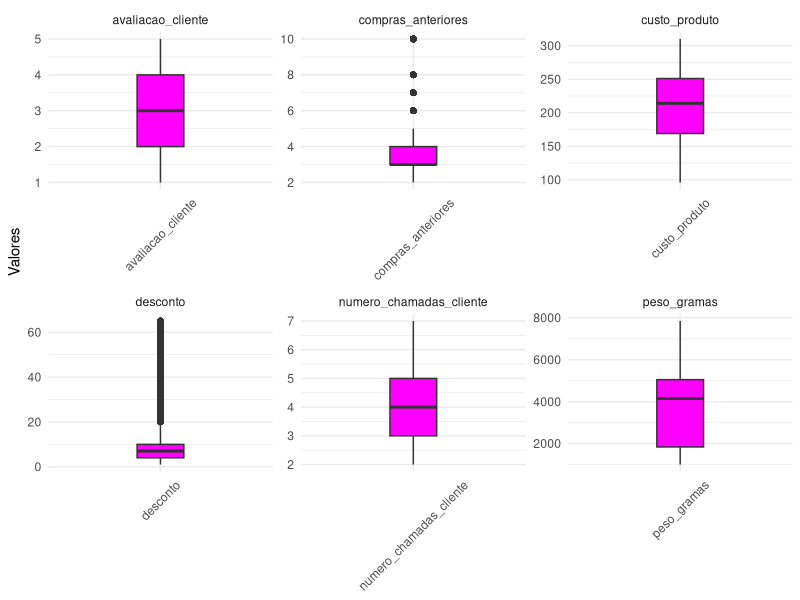
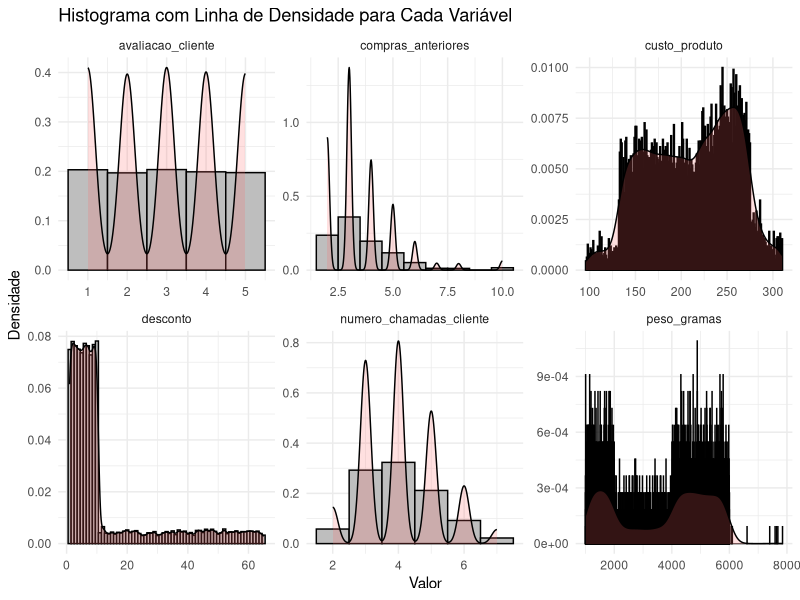
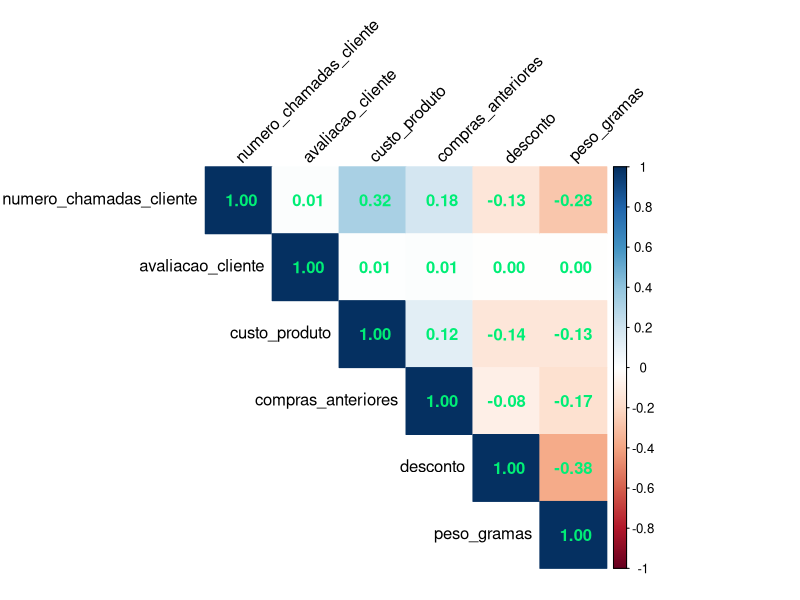
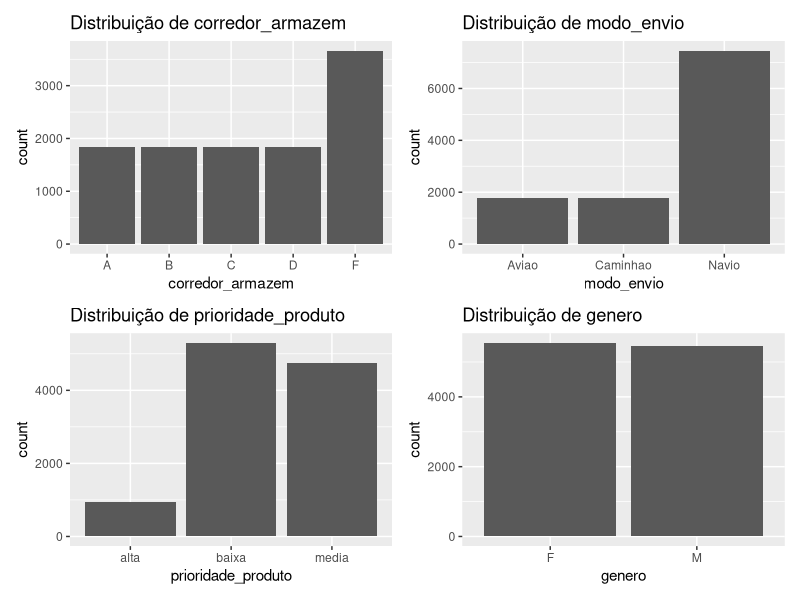
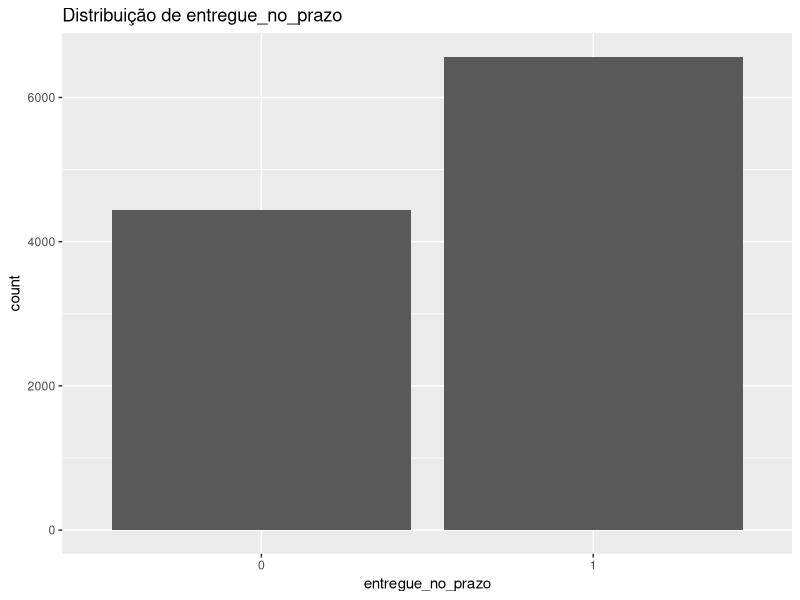
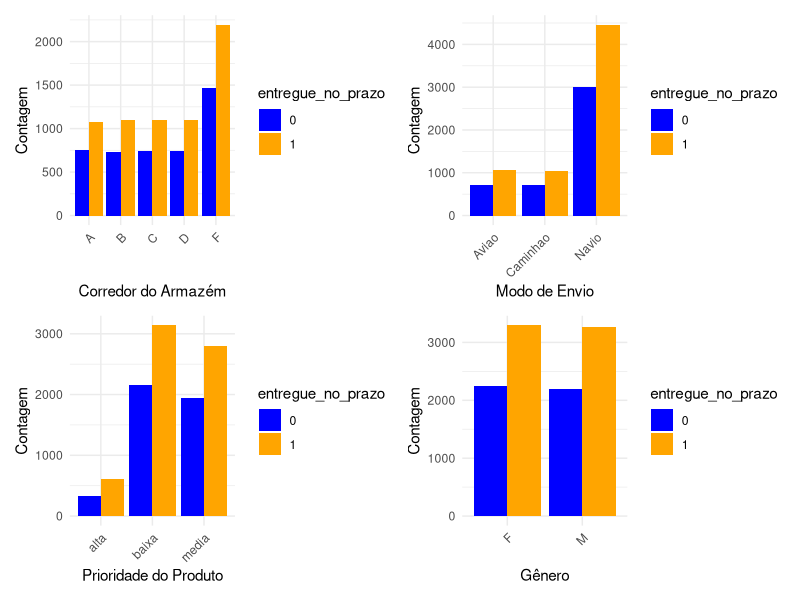
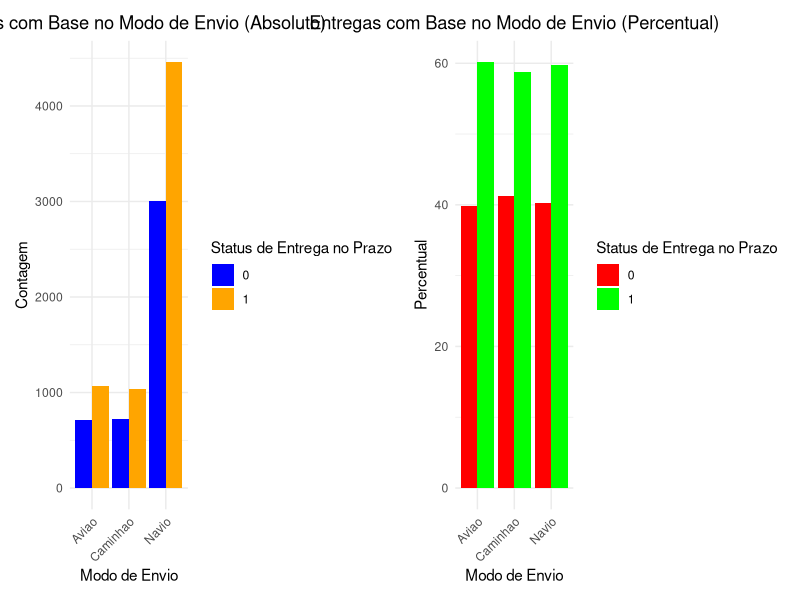

Write R code to recreate these figures, in order. (Note: this script raises an error after producing the figures.)
####  Big Data Real-Time Analytics com Python e Spark  ####

# Configurando o diretório de trabalho
setwd("~/Desktop/DataScience/CienciaDeDados/2.Big-Data-Real-Time-Analytics-com-Python-e-Spark/4.Analise_Exploratoria_de_Dados")
getwd()



## Importando Pacotes
library(readxl)         # carregar arquivos
library(dplyr)          # manipula dados
library(tidyr)          # manipula dados (funcao pivot_longer)
library(ggplot2)        # gera gráficos
library(patchwork)      # unir gráficos
library(corrplot)       # mapa de Correlação




#############################             Estudo de Caso             #############################


###  Análise Exploratória e Data Wrangling Para E-Commerce Analytics



## Objetivo:

# - Este Estudo de Caso traz uma série de atividades em uma das tarefas mais importantes em Ciência de Dados, a Análise Exploratória.

# - Na Parte 1 do Estudo de Caso,a Análise Exploratória traz os detalhes técnicos com análise estatística, visualização de dados, interpretação de gráficos
#   e tabelas, análise univariada e bivariada e relatório de conclusão.

# - Na Parte 2 o foco é na Análise Exploratória para responder perguntas de negócio, onde os dados são manipulados através de Data Wrangling com Pandas e
#   analisados por diferentes perspectivas. Customização de gráficos é outro tema abordado durante as aulas.

# Todo Estudo de Caso é no contexto de um problema de negócio em E-Commerce Analytics.


### Definição do Problema

# - Uma empresa internacional de comércio eletrônico (E-commerce)que vende produtos eletrônicos deseja descobrir informações importantes de seu banco de dados
#   de clientes.

# - Os produtos ficam armazenados em um armazém na sede da empresa. Após concluir a compra no web site da empresa, o cliente recebe o produto em casa, em qualquer 
#   parte do mundo. Os produtos são enviados de Navio, Avião ou Caminhão, dependendo da região de entrega.

# - Em cada compra o cliente pode receber um desconto dependendo do peso do produto comprado. Cada cliente pode fazer chamadas ao suporte da empresa no caso de 
#   dúvidas ou problemas e após receber o produto o cliente pode deixar uma avaliação sobre a experiência de compra. O único dado pessoal sobre o cliente que está
#   disponível é o gênero.

# - Nosso trabalho neste Estudo de Caso é explorar os dados, compreender como estão organizados, detectar eventuais problemas e analisar os dados por diferentes
#   perspectivas.

# Trabalharemos com dados fictícios que representam dados reais de uma empresa de E-Commerce. Os dados estão disponíveis na pasta "dados".




####   PARTE 1   ####


## Carregando os Dados
df <- data.frame(read.csv2("dados/dataset.csv", sep = ","))
head(df)


## Realizando Análise Inicial (Sumário Estatístico, Veriricação de Valores NA, '' e especiais)

analise_inicial <- function(dataframe_recebido) {  # para encotrar linhas com caracter especial, vá para o fim do script
  # Sumário
  print(dim(dataframe_recebido))
  print(str(dataframe_recebido))
  print(summary(dataframe_recebido))
  cat("\n\n\n####  VERIFICANDO VALORES NA  ####\n\n")
  valores_na <- colSums(is.na(dataframe_recebido))
  if(any(valores_na > 0)) {
    cat("\n-> Colunas com valores NA:\n\n")
    print(valores_na[valores_na > 0])
  } else {
    cat("\n-> Não foram encontrados valores NA.\n")
  }
  cat("\n\n\n####  VERIFICANDO VALORES VAZIOS ''  ####\n\n")
  valores_vazios <- sapply(dataframe_recebido, function(x) sum(x == ""))
  if(any(valores_vazios > 0)) {
    cat("\n-> Colunas com valores vazios \"\":\n\n")
    print(valores_vazios[valores_vazios > 0])
  } else {
    cat("\n-> Não foram encontrados valores vazios \"\".\n")
  }
  cat("\n\n\n####  VERIFICANDO VALORES COM CARACTERES ESPECIAIS  ####\n\n")
  caracteres_especiais <- sapply(dataframe_recebido, function(x) {
    sum(sapply(x, function(y) {
      if(is.character(y) && length(y) == 1) {
        any(charToRaw(y) > 0x7E | charToRaw(y) < 0x20)
      } else {
        FALSE
      }
    }))
  })
  if(any(caracteres_especiais > 0)) {
    cat("\n-> Colunas com caracteres especiais:\n\n")
    print(caracteres_especiais[caracteres_especiais > 0])
  } else {
    cat("\n-> Não foram encontrados caracteres especiais.\n")
  }
}

analise_inicial(df)


## Modificando todas as variáveis do tipo chr para factor
df <- dplyr::mutate_if(df, is.character, as.factor)
str(df)


## Dividindo o Dataframe em Variáveis Categoricas, Variáveis Numéricas e Variável Alvo
names(df)

# Dataframe somente com as variáveis categóricas
df_categoricas <- df %>% 
  select(where(is.factor))

# Dataframe somente com as variáveis numéricas
df_numericas <- df %>% 
  select(where(is.numeric)) %>% 
  select(-ID, -entregue_no_prazo)

# Dataframe somente com a variável alvo/target "entregue_no_prazo"
df_target <- df %>%
  select(entregue_no_prazo) %>% 
  mutate(entregue_no_prazo = factor(entregue_no_prazo))



#### Explorando as Variáveis Numéricas

## Resumo Estatístico
summary(df_numericas)

# As colunas numero_chamadas_cliente, avaliacao_cliente e custo_produto parecem ter uma distribuição bastante simétrica (média e mediana não são tão diferentes).
# As colunas compras_anteriores e desconto parecem estar inclinadas para a direita (Média maior do que a Mediana).
# A coluna peso_gramas parece estar mais inclinada para a esquerda (Média menor do que a Mediana).


## Visualizando Através de Gráficos

# Transformar o dataframe para o formato longo apropriado para o ggplot
df_long_num <- df_numericas %>% 
  pivot_longer(
    cols = everything(), 
    names_to = "variable", 
    values_to = "value"
  )


# Box Plot
ggplot(data = df_long_num, aes(x = variable, y = value, fill = variable)) + 
  geom_boxplot(width = 0.25) +                                                       # Ajusta a largura dos boxes
  scale_fill_manual(values = rep("magenta", length(unique(df_long_num$variable)))) + 
  theme_minimal() + 
  theme(legend.position = "none", 
        axis.text.x = element_text(angle = 45, vjust = 0.5)) + 
  labs(x = NULL, y = "Valores") + 
  facet_wrap(~variable, scales = "free")

# Histograma  com linha de densidade para cada variável
ggplot(df_long_num, aes(x = value)) +
  geom_histogram(aes(y = ..density..), binwidth = 1, colour = "black", fill = "gray") +
  geom_density(alpha = .2, fill = "#FF6666") +
  facet_wrap(~ variable, scales = "free") +
  theme_minimal() +
  labs(title = "Histograma com Linha de Densidade para Cada Variável",
       x = "Valor",
       y = "Densidade")

rm(df_long_num)


## Mapa de Correlação (somente variáveis numéricas)

cor(df_numericas)
corrplot(cor(df_numericas),
         method = "color",
         type = "upper",
         addCoef.col = 'springgreen2',
         tl.col = "black",
         tl.srt = 45)




#### Explorando as Variáveis Categóricas

## Resumo estatístico
summary(df_categoricas)


## Visualizando Através de Gráficos
names(df_categoricas)

# Gráfico de Barras
grafico_corredor <- ggplot(df_categoricas, aes(x = corredor_armazem)) +
  geom_bar() +
  labs(title = "Distribuição de corredor_armazem")

# Gráfico para modo_envio
grafico_modo_envio <- ggplot(df_categoricas, aes(x = modo_envio)) +
  geom_bar() +
  labs(title = "Distribuição de modo_envio")

# Gráfico para prioridade_produto
grafico_prioridade <- ggplot(df_categoricas, aes(x = prioridade_produto)) +
  geom_bar() +
  labs(title = "Distribuição de prioridade_produto")

# Gráfico para genero
grafico_genero <- ggplot(df_categoricas, aes(x = genero)) +
  geom_bar() +
  labs(title = "Distribuição de genero")

# Colocando os gráficos em um único plot
grafico_completo <- (grafico_corredor | grafico_modo_envio) / (grafico_prioridade | grafico_genero)
grafico_completo

rm(grafico_corredor, grafico_modo_envio, grafico_prioridade, grafico_genero, grafico_completo)



head(df_categoricas)
head(df_target)
str(df_categoricas)
str(df_target)


## Explorando a Variável Alvo

# Resumo Estatístico
summary(df_target)

# Visualizando Através de Gráficos
ggplot(df_target, aes(x = entregue_no_prazo)) +
  geom_bar() +
  labs(title = "Distribuição de entregue_no_prazo")



#### Criando Gráficos para Análise das Variávels Categóricas x Variável Target

## Visualizando Através de Gráficos
names(df_categoricas)

# Gráfico de barras empilhadas para corredor_armazem
grafico_corredor <- ggplot(cbind(df_categoricas, df_target), aes(x = corredor_armazem, fill = entregue_no_prazo)) +
  geom_bar(position = "dodge") +
  scale_fill_manual(values = c("0" = "blue", "1" = "orange")) +
  labs(x = "Corredor do Armazém", y = "Contagem") +
  theme_minimal() +
  theme(axis.text.x = element_text(angle = 45, hjust = 1))

# Gráfico de barras empilhadas para modo_envio
grafico_modo_envio <- ggplot(cbind(df_categoricas, df_target), aes(x = modo_envio, fill = entregue_no_prazo)) +
  geom_bar(position = "dodge") +
  scale_fill_manual(values = c("0" = "blue", "1" = "orange")) +
  labs(x = "Modo de Envio", y = "Contagem") +
  theme_minimal() +
  theme(axis.text.x = element_text(angle = 45, hjust = 1))

# Gráfico de barras empilhadas para prioridade_produto
grafico_prioridade <- ggplot(cbind(df_categoricas, df_target), aes(x = prioridade_produto, fill = entregue_no_prazo)) +
  geom_bar(position = "dodge") +
  scale_fill_manual(values = c("0" = "blue", "1" = "orange")) +
  labs(x = "Prioridade do Produto", y = "Contagem") +
  theme_minimal() +
  theme(axis.text.x = element_text(angle = 45, hjust = 1))

# Gráfico de barras empilhadas para genero
grafico_genero <- ggplot(cbind(df_categoricas, df_target), aes(x = genero, fill = entregue_no_prazo)) +
  geom_bar(position = "dodge") +
  scale_fill_manual(values = c("0" = "blue", "1" = "orange")) +
  labs(x = "Gênero", y = "Contagem") +
  theme_minimal() +
  theme(axis.text.x = element_text(angle = 45, hjust = 1))

# Combinando os gráficos em um único plot
grafico_completo <- (grafico_corredor | grafico_modo_envio) / (grafico_prioridade | grafico_genero)
grafico_completo

rm(grafico_corredor, grafico_modo_envio, grafico_prioridade, grafico_genero, grafico_completo)



#### Conclusão da Parte 1:

## Algumas das coisas que encontramos neste conjunto de dados são:
  
# - Os dados parecem válidos e não há defeitos maiores/significativos.
# - Existem algumas distribuições que são um pouco *assimétricas*, isso deve ser lembrado se usarmos modelos que exijam a suposição de uma
#   distribuição normal.
# - Não detectamos problemas de multicolinearidade.
# - Alguns *recursos* parecem completamente não correlacionados.
# - Dos recursos categóricos, `modo_envio` , `corredor_armazem` e `importancia_produto` parecem úteis para prever a variável target.




####   PARTE 2   ####

# - Esta parte 2 terá como foco perguntas de negócio.


#### Pergunta 1:
#### Os atrasos nas entregas estão igualmente distribuídos pelos modos de envio? Há diferenças discrepantes?


## Criando Tabelas de Agragação

# Tabela de agregação 1 (agrupamento através de 'entregue_no_prazo' e 'modo_envio' e retornando a quantidade de valores únicos)
df_group1 <- df %>% 
  group_by(entregue_no_prazo, modo_envio) %>% 
  summarise(total = n(), .groups = "drop")
df_group1

# Tabela de agregação 2 (agrupamento através de 'entregue_no_prazo' e retornando a quantidade de valores únicos)
df_group2 <- df %>% 
  group_by(entregue_no_prazo) %>% 
  summarise(total = n(), .groups = "drop")
df_group2

# Tabela de agregação 3 (concatenando Tabela de Agregação 1 e Tabela de Agregação 2 com base na coluna "entregue_no_prazo")
df_group3 <- merge(df_group1, df_group2, by = 'entregue_no_prazo')
df_group3

# Tabela de agregação 4 (agrupamento através de 'modo_envio'  e retornando a quantidade de valores únicos)
df_group4 <- df %>% 
  group_by(modo_envio) %>% 
  summarise(total = n(), .groups = "drop")
df_group4

# Tabela de agregação 5 (concatenando Tabela de Agregação 1 e Tabela de Agregação 4 com base na coluna "modo_envio")
df_group5 <- merge(df_group1, df_group4, by = 'modo_envio')
df_group5


## Usando Tabela de Agregação 5

# Criando nova coluna Percentual
df_group5$Percentual <- (df_group5$total.x / df_group5$total.y) * 100
df_group5

# Renomear as colunas em df_group5
df_group5 <- df_group5 %>%
  rename(Status_Entrega_Prazo = entregue_no_prazo,
         Modo_De_Envio = modo_envio,
         Total_Por_Categoria = total.x,
         Total_Geral = total.y,
         Percentual = Percentual)
df_group5

# Transformando para factor a coluna Status_Entrega_Prazo
df_group5$Status_Entrega_Prazo <- as.factor(df_group5$Status_Entrega_Prazo)
str(df_group5)


rm(df_group1, df_group2, df_group3, df_group4)


## Gerando Gráficos Para Responder a Pergunta de Negócio

# Gráfico 1 - Análise em Valores Absolutos (utilizando o dataframe df)

# Gráfico de barras empilhadas para modo_envio
grafico_modo_envio_abs <- ggplot(cbind(df_categoricas, df_target), aes(x = modo_envio, fill = entregue_no_prazo)) +
  geom_bar(position = "dodge") +
  scale_fill_manual(values = c("0" = "blue", "1" = "orange")) +
  labs(title = "Entregas com Base no Modo de Envio (Absoluto)",
       x = "Modo de Envio", y = "Contagem", fill = "Status de Entrega no Prazo") +
  theme_minimal() +
  theme(axis.text.x = element_text(angle = 45, hjust = 1),
        plot.title = element_text(hjust = 0.5))
#grafico_modo_envio_abs


# Gráfico 2 - Análise em Valores Percentuais (utilizando o dataframe df_group5)

grafico_modo_envio_per <- ggplot(df_group5, aes(x = Modo_De_Envio, y = Percentual, fill = Status_Entrega_Prazo)) +
  geom_bar(stat = "identity", position = "dodge") +
  scale_fill_manual(values = c("0" = "red", "1" = "green")) +
  labs(title = "Entregas com Base no Modo de Envio (Percentual)",
       x = "Modo de Envio", y = "Percentual", fill = "Status de Entrega no Prazo") +
  theme_minimal() +
  theme(axis.text.x = element_text(angle = 45, hjust = 1),
        plot.title = element_text(hjust = 0.5))
#grafico_modo_envio_per


# Combinando os gráficos em um único plot
grafico_completo <- grafico_modo_envio_abs | grafico_modo_envio_per
grafico_completo

rm(grafico_modo_envio_abs, grafico_modo_envio_per)


# -> Resposta: as respostas estão nos gráficos.



#### Pergunta 2:
#### Há diferença significativa no atraso das entregas quando o produto tem prioridade baixa ou média?



































# Alternativa para encontrar a linha com caractere especial (somente 1 linha)
for (i in 1:nrow(df2)) {
  if (any(charToRaw(df2$installment[i]) > 0x7E) | any(charToRaw(df2$installment[i]) < 0x20)) {
    cat("A linha com o caractere especial na coluna 'installment' é:", i, "\n")
    break
  }
}
# Encontrar linhas QUE NÃO TEM caracteres especiais na coluna ESPECÍFICA (para mais de 1 linha com caracteres especiais)
linhas_com_caracteres_especiais <- which(sapply(df2$int_rate, function(x) grepl("[^\\x20-\\x7E]", x)))

# Exibir as linhas que contêm caracteres especiais, se houver
if (length(linhas_com_caracteres_especiais) > 0) {
  cat("Foram encontrados valores com caracteres especiais nas linhas:", paste(linhas_com_caracteres_especiais, collapse=", "), "\n")
} else {
  cat("Não foram encontrados valores com caracteres especiais.\n")
}
